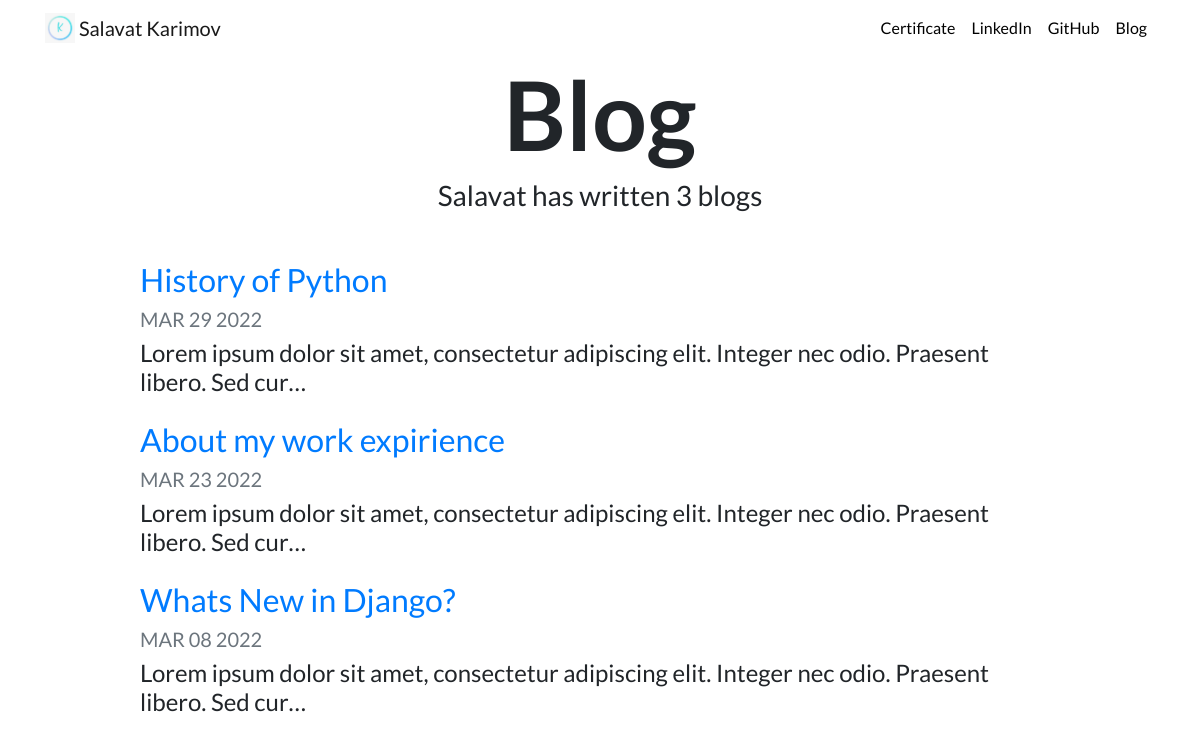
Screenshot of /blog/ with the database file from the repository.
### blog/models.py (models this page shows, shortened)
class Blog(models.Model):
    title = models.CharField(max_length=200)
    description = models.TextField()
    date = models.DateField(default=datetime.now())

### blog/views.py (the view)
# urls.py: path('', views.all_blogs, name='all_blogs'),
def all_blogs(request):
    blogs = Blog.objects.all().order_by('-date')
    return render(request, 'blog/all_blogs.html', {'blogs':blogs})

### blog/templates/blog/all_blogs.html
{% extends "portfolio/base.html" %}
{% load static %}
{% block content %}
<h1 id="blogtitle" class="font-weight-bold text-center">Blog</h1>
<h3 class="text-center mb-5">Salavat has written {{ blogs.count }} blog{{ blogs.count|pluralize }}</h3>
{% for blog in blogs %}
<div class="row justify-content-center my-3">
  <div class="col-md-10">
    <a href="{% url 'blog:detail' blog.id %}">
      <h2>{{ blog.title }}</h2>
    </a>
    <h5 class="text-muted">{{ blog.date|date:'M d Y'|upper }}</h5>
    <h4>{{ blog.description|striptags|truncatechars:100 }}</h4>
  </div>
</div>
{% endfor %}
{% endblock %}

### portfolio/templates/portfolio/base.html (shortened to what this page needs)
{% load static %}
<!doctype html>
<html lang="en">
  <head>
    <link rel="stylesheet" href="https://cdn.jsdelivr.net/npm/bootstrap@4.6.1/dist/css/bootstrap.min.css">
    <link rel="stylesheet" href="{% static 'portfolio/custom.css' %}">
  </head>
  <body>
    <nav id="topNav" class="navbar navbar-expand-md navbar-light">
    <div class="container">
      <a class="navbar-brand" href="{% url 'home' %}">
        <img src="{% static "portfolio/Logo1.png" %}" width="30" height="30" class="d-inline-block align-top" alt="Nick's Logo">
        <span>Salavat Karimov</span>
      </a>
      <div class="collapse navbar-collapse text-center" id="navbarNav">
        <ul class="navbar-nav ml-auto">
          <li class="nav-item">
            <a class="nav-link" href="{% static "portfolio/Udemy.pdf" %}">Certificate</a>
          </li>
          <li class="nav-item">
            <a class="nav-link" href="https://www.linkedin.com/in/salavat-karimov/" target="_blank">LinkedIn</a>
          </li>
          <li class="nav-item">
            <a class="nav-link" href="https://github.com/Salavatpy" target="_blank">GitHub</a>
          </li>
          <li>
            <a class="nav-link" href="{% url 'blog:all_blogs' %}">Blog</a>
          </li>
        </ul>
      </div>
    </div>
  </nav>
<div class="container">
{% block content %}{% endblock %}
</div>
  </body>
</html>

### portfolio/static/portfolio/custom.css (style rules this page uses)
.navbar-nav .nav-link { color: rgba(0,0,0,1) !important; }
body { font-family: 'Lato', sans-serif; }
#blogtitle { font-size: 6rem; }

### rows the page displays
Blog: title "History of Python", date "MAR 29 2022", description "Lorem ipsum dolor sit amet, consectetur adipiscing elit. Integer nec odio. Praesent libero. Sed cur…"
Blog: title "About my work expirience", date "MAR 23 2022", description "Lorem ipsum dolor sit amet, consectetur adipiscing elit. Integer nec odio. Praesent libero. Sed cur…"
Blog: title "Whats New in Django?", date "MAR 08 2022", description "Lorem ipsum dolor sit amet, consectetur adipiscing elit. Integer nec odio. Praesent libero. Sed cur…"

### other values shown
{{ blogs.count }} "3"
